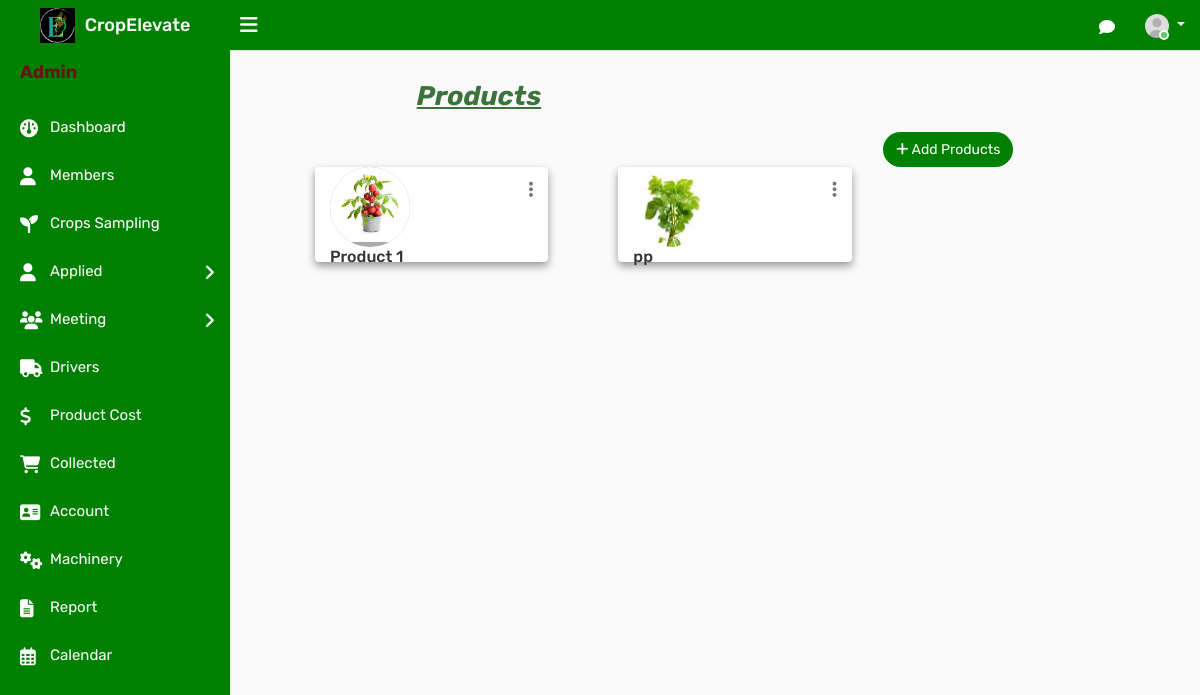
/adproduct, run on the app's committed database.
### ceapp/models.py (models this page shows)
class Product(models.Model):
    blogname = models.CharField(max_length=100)
    blogimage =  models.ImageField(upload_to='blog/', null=True, blank=True)
    is_active = models.BooleanField(default=True)

### ceapp/views.py (the view)
# urls.py: path('adproduct', views.adproduct, name='adproduct'),
def adproduct(request):
    products = Product.objects.filter(is_active=True)
    return render(request, 'admintemp/adproduct.html',{'products': products})

### templates/admintemp/adproduct.html (shortened to what this page needs)
{% load static %}
<!DOCTYPE html>
<html lang="en">
<head>
    <link rel="stylesheet" type="text/css" href="{% static 'assets/css/bootstrap.min.css' %}">
    <link rel="stylesheet" type="text/css" href="{% static 'assets/css/font-awesome.min.css' %}">
    <link rel="stylesheet" type="text/css" href="{% static 'assets/css/select2.min.css' %}">
    <link rel="stylesheet" type="text/css" href="{% static 'assets/css/bootstrap-datetimepicker.min.css' %}">
    <link rel="stylesheet" type="text/css" href="{% static 'assets/css/style.css' %}">
    <link rel="stylesheet" href="https://cdnjs.cloudflare.com/ajax/libs/font-awesome/6.2.0/css/all.min.css">
</head>
<body>
    <div class="main-wrapper">
        <div class="header">
			<div class="header-left">
				<a href="{% url 'adindex' %}" class="logo">
					<img src="{% static 'assets/img/adminlogo1.png' %}" width="35" height="35" alt=""> <span>CropElevate</span>
				</a>
			</div>
			<a id="toggle_btn" href="javascript:void(0);"><i class="fa fa-bars"></i></a>
            <ul class="nav user-menu float-right">
                <li class="nav-item dropdown d-none d-sm-block">
                    <a href="javascript:void(0);" id="open_msg_box" class="hasnotifications nav-link"><i class="fa fa-comment-o"></i> </a>
                </li>
                <li class="nav-item dropdown has-arrow">
                    <a href="#" class="dropdown-toggle nav-link user-link" data-toggle="dropdown">
                        <span class="user-img"><img class="rounded-circle" src="{% static 'assets/img/user.jpg' %}" width="40" alt="Admin">
							<span class="status online"></span></span>
                    </a>
                </li>
            </ul>
        </div>
        <div class="sidebar" id="sidebar">
            <div class="sidebar-inner slimscroll">
                <div id="sidebar-menu" class="sidebar-menu">
                    <ul>
                        <li class="menu-title" style="color:#661414; font-weight:bold;"><h4><b>Admin</b></h4></li>
                        <li>
                            <a href="{% url 'adindex' %}"><i class="fa fa-dashboard"></i> <span>Dashboard</span></a>
                        </li>
						<li>
                            <a href="{% url 'admember' %}"><i class="fa fa-user"></i> <span>Members</span></a>
                        </li>
                        <li>
                            <a href="{% url 'adcrop' %}"><i class="fas fa-seedling fa-2x"></i> <span>Crops Sampling</span></a>
                        </li>
                        <li class="submenu green-background">
                            <a href="#"><i class="fa fa-user"></i> Applied <span class="menu-arrow"></span></a>
                        </li>
                        <li class="submenu green-background">
                            <a href="#"><i class="fas fa-users fa-2x"></i>  Meeting<span class="menu-arrow"></span></a>
                        </li>
                        <li>
                            <a href="{% url 'driver' %}"><i class="fas fa-truck"></i> <span>Drivers</span></a>
                        </li>
                        <li>
                            <a href="{% url 'adproductcost' %}"><i class="fas fa-dollar-sign"></i> <span>Product Cost</span></a>
                        </li>
                        <li>
                            <a href="{% url 'adselldetails' %}"><i class="fas fa-shopping-cart"></i> <span>Collected</span></a>
                        </li>
                        <li>
                            <a href="{% url 'all_accounts' %}"><i class="fa fa-address-card"></i> <span>Account</span></a>
                        </li>
                        <li>
                            <a href="{% url 'admachinery' %}"><i class="fas fa-cogs"></i> <span>Machinery</span></a>
                        </li>
                        <li>
                            <a href="{% url 'adreport' %}"><i class="fas fa-file-text"></i>
                            </i> <span>Report</span></a>
                        </li>
                        <li>
                            <a href="{% url 'adcalendar' %}"><i class="far fa-calendar-alt fa-2x"></i>
                                <span>Calendar</span></a>
                        </li>
                    </ul>
                </div>
            </div>
        </div>
        <div class="page-wrapper">
            <div class="content">
                <div class="row">
                    <div class="col-lg-8 offset-lg-2">
                        <h4 class="page-title" style="font-size:27px; color:#3c733c;"><b><i><u>Products</b></i></u></h4>
                        <a class="btn btn-primary btn-rounded float-right" style="background:green;"href="{% url 'adaddproduct' %}"><i class="fa fa-plus"></i> Add Products</a>
                    </div>
                </div>
                <div class="container">
                    <div class="row">
                        {% for product in products %}
                        <div class="col-md-4">
                            <div class="card" style="box-shadow: 0 4px 8px 0 rgba(0, 0, 0, 0.4); margin-left:40px;">
                                <div class="dropdown profile-action">
                                    <a href="#" class="action-icon dropdown-toggle" data-toggle="dropdown" aria-expanded="false"><i class="fa fa-ellipsis-v"></i></a>
                                </div>
                                <div class="col-md-3">
                                        <div class="doctor-img">
                                            {% if product.blogimage %}
                                                <a class="avatar" href="#"><img alt="" src="{{ product.blogimage.url }}"></a>
                                            {% endif %}
                                            <div class="doctor-img">
                                                {% if product.blogname %}
                                                    <h5 class="card-title">{{ product.blogname }}</h5>
                                                {% endif %}
                                            </div>
                                        </div>
                                    </div>
                            </div>
                        </div>
                        {% endfor %}
                    </div>
                </div>
                    </div>
                </div>
            </div>
</body>
</html>

### templates/admintemp/adproduct.html (style rules this page uses)
.header { background-color:green; }
.header .header-left { background-color:green; }
.green-background { background-color: green; }
.sidebar { background-color:green; }
.sidebar-menu li a { color:white; }
.card { box-shadow: 0 4px 8px 0 rgba(0, 0, 0, 0.4); margin-left: 40px; transition: transform 0.3s, box-shadow 0.3s; }

### data on the page
Product: blogimage (picture), blogname "Product 1"
Product: blogimage (picture), blogname "pp"
